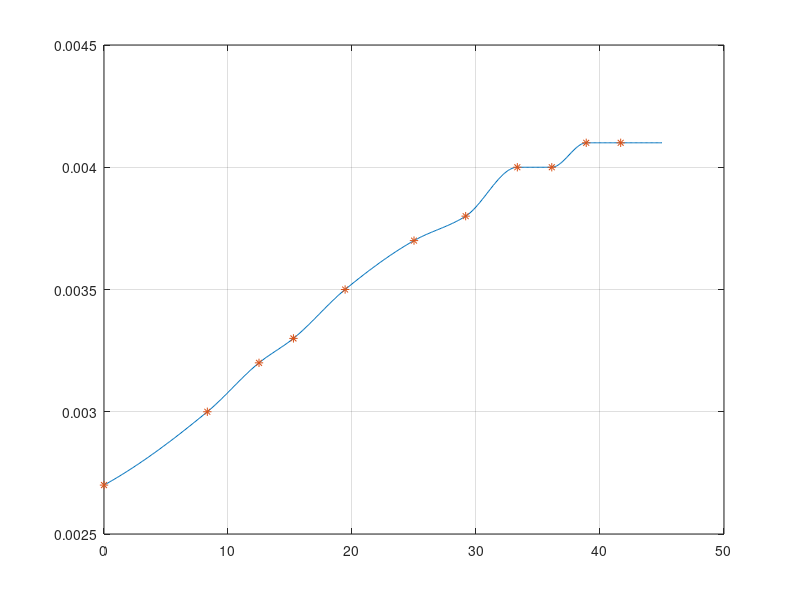

Write MATLAB code to recreate this figure.
function RR=interpolazione_CR

% v_banco = [15 30 45 55 70 90 105 120 130 140 150]/3.6;

% alternativa
v_banco = [0 30 45 55 70 90 105 120 130 140 150]/3.6;


% Conti 26 LTD
% cr_banco = [0.0038 0.0037 0.0041 0.0043 0.0048 0.0053 0.0056 0.0059 0.0061 0.0063 0.0064];

% alternativa
% cr_banco = [0.0034 0.0037 0.0041 0.0043 0.0048 0.0053 0.0056 0.0059 0.0061 0.0063 0.0064];


% Michelin 20'
% cr_banco = [0.0030 0.0030 0.0032 0.0033 0.0035 0.0037 0.0038 0.0040 0.0040 0.0041 0.0041];

% alternativa
cr_banco = [0.0027 0.0030 0.0032 0.0033 0.0035 0.0037 0.0038 0.0040 0.0040 0.0041 0.0041];        
             

RR = pchip(v_banco,cr_banco);
 
fitv=0:0.1:45;
figure
plot(fitv,ppval(RR,fitv),v_banco,cr_banco,'*')
grid on


